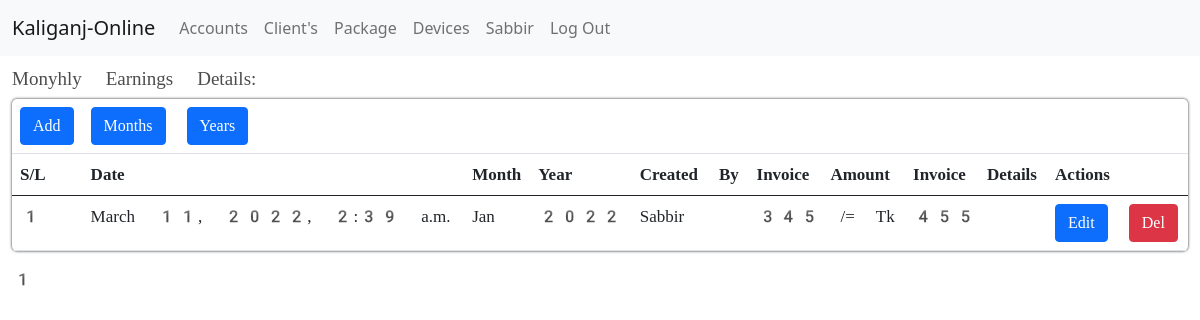
Page /account/monthly_earning/ (signed in) on the committed database.
### apps/core/models.py (models this page shows, shortened)
class Isp_info(models.Model):
    name = models.CharField(max_length=200)
    address = models.CharField(max_length=200)
    phone = models.CharField(max_length=200)
    email = models.EmailField(max_length=200)
    website = models.URLField(max_length=200)

### apps/users/models.py (models this page shows, shortened)
class User(AbstractBaseUser):
    genders = (
        ('Male', 'Male'),
        ('Female', 'Female'),
        ('Others', 'Others'),
    )
    first_name = models.CharField(max_length=245)
    last_name = models.CharField(max_length=245)
    gender = models.CharField(max_length=245, choices=genders)
    email = models.EmailField(max_length=245, unique=True)
    phone = models.CharField(max_length=13, unique=True)
    nid = models.CharField(max_length=13, unique=True)
    timestamp = models.DateTimeField(auto_now_add=True)
    is_active = models.BooleanField(default=True)
    client = models.BooleanField(default=True)
    reseller = models.BooleanField(default=False)
    owner = models.BooleanField(default=False)
    worker = models.BooleanField(default=False)
    staff = models.BooleanField(default=False)
    admin = models.BooleanField(default=False)
    USERNAME_FIELD = 'email'
    REQUIRED_FIELDS = []
    object = UserManager()

class Staffs(models.Model):
    choice_status = (('Active', 'Active'), ('Inactive', 'Inactive'))
    stafftype = (('Owner', 'Owner'),
                 ('Accountant', 'Accountant'),
                 ('Server Team', 'Server Team'),
                 ('Fiber Team', 'Fiber Team'),
                 ('Support Team', 'Support Team'),
                 ('Sales Team', 'Sales Team'))
    user = models.OneToOneField(User, on_delete=models.CASCADE)
    staffs_Id = models.ForeignKey(
        Staff_Id, on_delete=models.CASCADE, null=True, blank=True)
    address = models.CharField(max_length=245)
    salary = models.FloatField(default=0)
    stafftype = models.CharField(max_length=245, choices=stafftype)
    status = models.CharField(max_length=245, choices=choice_status)

### apps/account/models.py (models this page shows, shortened)
class Monthly_Earn(models.Model):
    Staffs_details = models.ForeignKey(Staffs, on_delete=models.CASCADE)
    date = models.DateTimeField(auto_now_add=True)
    month = models.ForeignKey(Month, on_delete=models.CASCADE)
    year = models.ForeignKey(Year, on_delete=models.CASCADE)
    invoice_amount = models.IntegerField()
    invoice_details = models.CharField(max_length=500)

class Month(models.Model):
    month_name = models.CharField(max_length=20)
    active = models.BooleanField(default=False)
    def __str__(self):
        return self.month_name

class Year(models.Model):
    year_name = models.CharField(max_length=20)
    active = models.BooleanField(default=False)
    def __str__(self):
        return self.year_name

### apps/clients/decorators.py (the view, shortened to what this page needs)
    def wrapper_func(request, *args, **kwargs):
        if request.user.admin == True:
            return view_func(request, *args, **kwargs)

### apps/account/views.py (called while the page is built)
@login_required(login_url='client-login')
@admin_roles
def monthlyEarningShowing(request):
    isp_info = Isp_info.objects.filter(id=1).first()
    earning = Monthly_Earn.objects.all().order_by('-id')
    p = Paginator(earning, 50)
    n = request.GET.get('p')
    earnings = p.get_page(n)
    context = {'isp_info': isp_info, 'earnings': earnings}
    return render(request, 'core/earnings/monthlyearnings.html', context)

### apps/account/templates/core/earnings/monthlyearnings.html (shortened to what this page needs)
{% extends 'core/account/account_dashboard.html' %}
{% block content %}
<section>
    <div class="container-fluid">
        <div class="base-title">
            <h3>Monyhly Earnings Details:</h3>
        </div>
        <div class="fiber-details-wrappers">
            <table class="table  table-hover">
                <thead>
                    <tr>
                        <td scope="col"><a class="btn btn-primary" href="{% url 'monthly-earning-add' %}">Add</a></td>
                        <td colspan="7"><a class="btn btn-primary" href="{% url 'month-list' %}">Months</a>
                            <a class="btn btn-primary" href="{% url 'year-list' %}">Years</a></td>
                    </tr>
                    <tr>
                        <th scope="col">S/L</th>
                        <th scope="col">Date</th>
                        <th scope="col">Month</th>
                        <th scope="col">Year</th>
                        <th scope="col">Created By</th>
                        <th scope="col">Invoice Amount</th>
                        <th scope="col">Invoice Details</th>
                        <th scope="col">Actions</th>
                    </tr>
                </thead>
                <tbody>
                    {% for i in earnings %}
                    <tr>
                        <th scope="row">{{forloop.counter}}</th>
                        <td>{{i.date}}</td>
                        <td>{{i.month}}</td>
                        <td>{{i.year}}</td>
                        <td>{{i.Staffs_details.user.first_name}}</td>
                        <td>{{i.invoice_amount}} /= Tk</td>
                        <td>{{i.invoice_details}}</td>
                        <td>
                            <a class="btn btn-primary ml-1" href="{% url 'monthly-earning-edit' i.id %}">Edit</a>
                            {% if request.user.admin %}
                            <a class="btn btn-danger ml-1" href="{% url 'monthly-earning-del' i.id %}">Del</a>
                            {% endif %}
                        </td>
                    </tr>
                    {% endfor %}
                </tbody>
            </table>
            {{earnings.number}}
        </div>
    </div>
</section>
{% endblock %}

### apps/core/templates/core/base.html (shortened to what this page needs)
{% load static %}
<!DOCTYPE html>
<html lang="en">
<head>
  <link href="https://cdn.jsdelivr.net/npm/bootstrap@5.0.2/dist/css/bootstrap.min.css" rel="stylesheet">
  <link rel="stylesheet" href="{% static 'core/main.css' %}">
</head>
<body>
  <nav class="navbar navbar-expand-lg navbar-light bg-light">
    <div class="container-fluid">
      <a class="navbar-brand" href="{% url 'inside' %}">{{isp_info.name}}</a>
      <div class="collapse navbar-collapse" id="navbarNav">
        <ul class="navbar-nav">
          {% if request.user.owner %}
          <li class="nav-item">
            <a class="nav-link" href="{% url 'account-dashboard' %}">Accounts</a>
          </li>
          {% endif %}
          {% block navbar %}
          <li class="nav-item">
            <a class="nav-link" href="{% url 'client-show' %}">Client's</a>
          </li>
          <li class="nav-item">
            <a class="nav-link" href="{% url 'package-show' %}">Package</a>
          </li>
          <li class="nav-item">
            <a class="nav-link" href="{% url 'devicesInfo' %}">Devices</a>
          </li>
          {% endblock navbar %}
          <li class="nav-item">
            <a class="nav-link" href="{% url 'user_dashboard' %}">{{request.user.first_name}}</a>
          </li>
          <li class="nav-item">
            <a class="nav-link" href="{% url 'client_logout' %}">Log Out</a>
          </li>
        </ul>
      </div>
    </div>
  </nav>
  {% block content %}{% endblock content %}
</body>
</html>

### static/core/main.css (style rules this page uses)
.base-title h3 { font-size: 19px; margin-top: 1%; font-weight: 500; font-family: emoji; color: #000000b3; }
.fiber-details-wrappers { font-family: emoji; font-size: 17px; }
table { box-shadow: 0px 0px 3px 0px; border-radius: 5px; padding: 1%; }

### rows in the picture
Isp_info: name "Kaliganj-Online"
User: user.first_name "Sabbir"
Monthly_Earn: date "March 11, 2022, 2:39 a.m.", month "Jan", year "2022", Staffs_details.user.first_name "Sabbir", invoice_amount "345", invoice_details "455"

### other values in the picture
{{ earnings.number }} "1"
